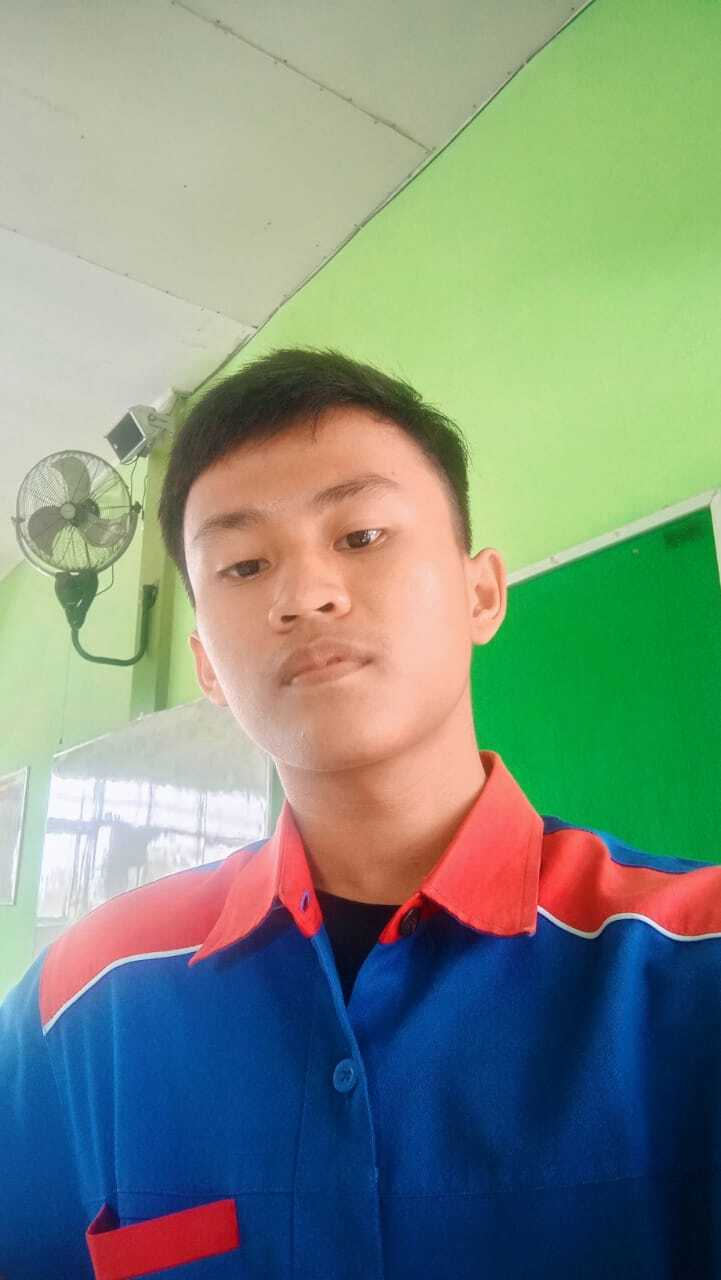
#> input picture saya.jpg, 721 x 1280 px
$ python main.py
#> lines starting #> are read from the running program, lines starting #| are printed output that depends on the picture
import matplotlib.pyplot as plt
import cv2
import numpy as np

fig, axs = plt.subplots(2, 2, figsize=(10, 10))
img = cv2.imread("saya.jpg")
#> img is the input picture: shape (1280, 721, 3); mean B, G, R 127, 143.9, 127
img = cv2.cvtColor(img, cv2.COLOR_BGR2RGB)

hh, ww = img.shape[:2]
#> hh = 1280; ww = 721
mask = np.zeros_like(img)
mask = cv2.circle(mask, (ww//2, hh//2), 100, 255, -1)

axs[0][0].imshow(img)
axs[0][0].set_title("naufalnawa")
axs[0][1].imshow(cv2.Canny(img, 127, 255), cmap='gray')
axs[0][1].set_title("inisaya")
axs[1][0].imshow(cv2.GaussianBlur(img, (45, 45), 0))
axs[1][0].set_title("nopal")
img_biru = img.copy()
img_biru[:,:,0] = 0
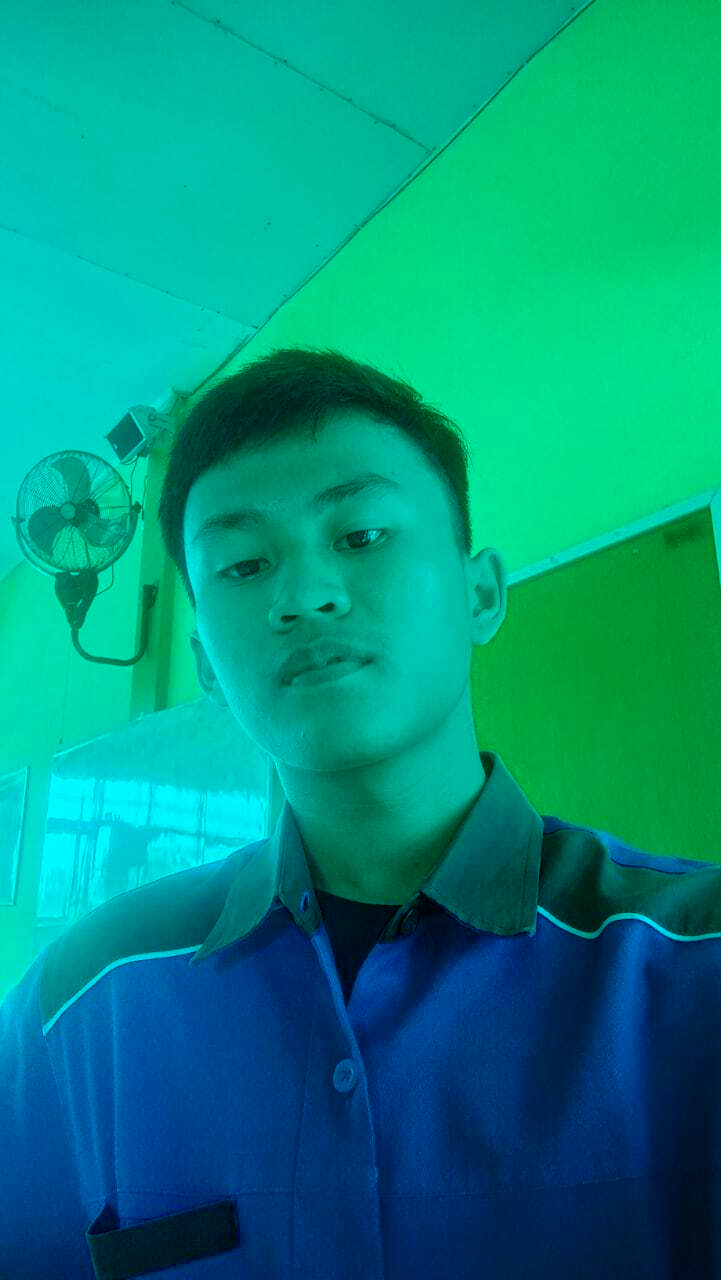
#> img_biru: shape (1280, 721, 3); mean R, G, B 0, 143.9, 127
img_biru[:,:,1] = 0
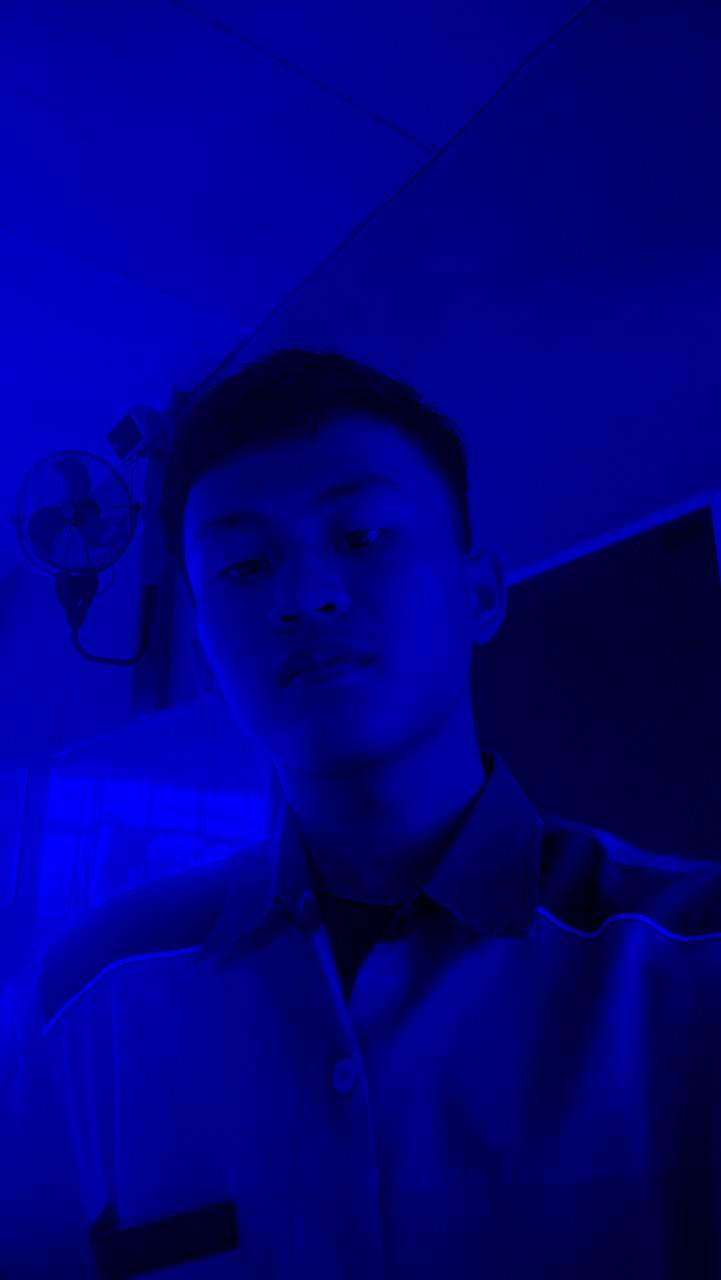
#> img_biru: shape (1280, 721, 3); mean R, G, B 0, 0, 127

axs[1][1].imshow(img_biru)
axs[1][1].set_title("saya biru")

plt.show()
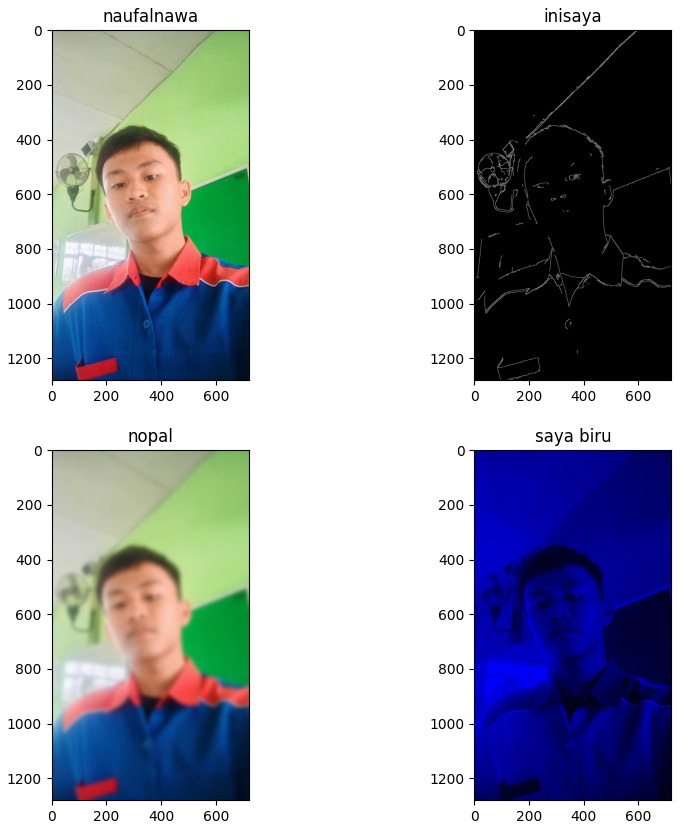
#> figure drawn by matplotlib, 4 panels
